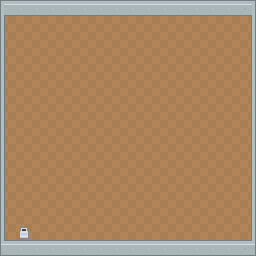

The image is a tile-based game level rendered from a .tmx file. Its description and complete source (layers, tilesets, objects, tile grids) follow:
An orthogonal 16x16 tile map with 16x16 px tiles, 2 tile layers (layer1, layer2) and 5 objects (5x solid).

<map version="1.0" orientation="orthogonal" renderorder="right-down" width="16" height="16" tilewidth="16" tileheight="16" nextobjectid="22">
 <tileset firstgid="1" source="roguelikeDungeon_transparent.tsx" />
 <layer name="layer1" width="16" height="16">
  <data encoding="csv">
394,394,394,394,394,394,394,394,394,394,394,394,394,394,394,394,
394,394,394,394,394,394,394,394,394,394,394,394,394,394,394,394,
394,394,394,394,394,394,394,394,394,394,394,394,394,394,394,394,
394,394,394,394,394,394,394,394,394,394,394,394,394,394,394,394,
394,394,394,394,394,394,394,394,394,394,394,394,394,394,394,394,
394,394,394,394,394,394,394,394,394,394,394,394,394,394,394,394,
394,394,394,394,394,394,394,394,394,394,394,394,394,394,394,394,
394,394,394,394,394,394,394,394,394,394,394,394,394,394,394,394,
394,394,394,394,394,394,394,394,394,394,394,394,394,394,394,394,
394,394,394,394,394,394,394,394,394,394,394,394,394,394,394,394,
394,394,394,394,394,394,394,394,394,394,394,394,394,394,394,394,
394,394,394,394,394,394,394,394,394,394,394,394,394,394,394,394,
394,394,394,394,394,394,394,394,394,394,394,394,394,394,394,394,
394,394,394,394,394,394,394,394,394,394,394,394,394,394,394,394,
394,394,394,394,394,394,394,394,394,394,394,394,394,394,394,394,
394,394,394,394,394,394,394,394,394,394,394,394,394,394,394,394
</data>
 </layer>
 <layer name="layer2" width="16" height="16">
  <data encoding="csv">
18,19,19,19,19,19,19,19,19,19,19,19,19,19,19,20,
47,0,0,0,0,0,0,0,0,0,0,0,0,0,0,49,
47,0,0,0,0,0,0,0,0,0,0,0,0,0,0,49,
47,0,0,0,0,0,0,0,0,0,0,0,0,0,0,49,
47,0,0,0,0,0,0,0,0,0,0,0,0,0,0,49,
47,0,0,0,0,0,0,0,0,0,0,0,0,0,0,49,
47,0,0,0,0,0,0,0,0,0,0,0,0,0,0,49,
47,0,0,0,0,0,0,0,0,0,0,0,0,0,0,49,
47,0,0,0,0,0,0,0,0,0,0,0,0,0,0,49,
47,0,0,0,0,0,0,0,0,0,0,0,0,0,0,49,
47,0,0,0,0,0,0,0,0,0,0,0,0,0,0,49,
47,0,0,0,0,0,0,0,0,0,0,0,0,0,0,49,
47,0,0,0,0,0,0,0,0,0,0,0,0,0,0,49,
47,0,0,0,0,0,0,0,0,0,0,0,0,0,0,49,
47,509,0,0,0,0,0,0,0,0,0,0,0,0,0,49,
76,19,19,19,19,19,19,19,19,19,19,19,19,19,19,78
</data>
 </layer>
 <objectgroup name="collision">
  <object id="12" name="top" type="solid" x="0" y="0" width="256" height="16" />
  <object id="14" name="bottom" type="solid" x="0" y="240" width="256" height="16" />
  <object id="17" name="left" type="solid" x="0" y="16" width="16" height="224" />
  <object id="18" name="right" type="solid" x="240" y="16" width="16" height="224" />
  <object id="19" name="light" type="solid" x="16" y="224" width="16" height="16" />
 </objectgroup>
</map>